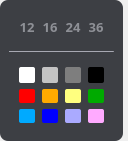
<?xml version="1.0" encoding="UTF-8"?>
<ui version="4.0">
 <class>STWBTextStylePanelClass</class>
 <widget class="QDialog" name="STWBTextStylePanelClass">
  <property name="geometry">
   <rect>
    <x>0</x>
    <y>0</y>
    <width>128</width>
    <height>141</height>
   </rect>
  </property>
  <property name="windowTitle">
   <string>STWBTextStylePanel</string>
  </property>
  <property name="styleSheet">
   <string notr="true"/>
  </property>
  <layout class="QHBoxLayout" name="horizontalLayout_2">
   <property name="spacing">
    <number>0</number>
   </property>
   <property name="leftMargin">
    <number>0</number>
   </property>
   <property name="topMargin">
    <number>0</number>
   </property>
   <property name="rightMargin">
    <number>0</number>
   </property>
   <property name="bottomMargin">
    <number>0</number>
   </property>
   <item>
    <widget class="QWidget" name="widMain" native="true">
     <property name="styleSheet">
      <string notr="true">QWidget#widMain{background-color:rgb(61,63,68);border-radius:8px;}</string>
     </property>
     <layout class="QVBoxLayout" name="verticalLayout_2">
      <item>
       <widget class="QWidget" name="widget" native="true">
        <layout class="QHBoxLayout" name="horizontalLayout">
         <item>
          <widget class="QPushButton" name="pb1">
           <property name="minimumSize">
            <size>
             <width>16</width>
             <height>16</height>
            </size>
           </property>
           <property name="maximumSize">
            <size>
             <width>16</width>
             <height>16</height>
            </size>
           </property>
           <property name="font">
            <font>
             <family>微软雅黑</family>
             <pointsize>10</pointsize>
             <weight>75</weight>
             <bold>true</bold>
            </font>
           </property>
           <property name="styleSheet">
            <string notr="true">
color: #8e9096;
border:0px;</string>
           </property>
           <property name="text">
            <string>12</string>
           </property>
           <property name="flat">
            <bool>true</bool>
           </property>
          </widget>
         </item>
         <item>
          <widget class="QPushButton" name="pb2">
           <property name="minimumSize">
            <size>
             <width>16</width>
             <height>16</height>
            </size>
           </property>
           <property name="maximumSize">
            <size>
             <width>16</width>
             <height>16</height>
            </size>
           </property>
           <property name="font">
            <font>
             <family>微软雅黑</family>
             <pointsize>10</pointsize>
             <weight>75</weight>
             <bold>true</bold>
            </font>
           </property>
           <property name="styleSheet">
            <string notr="true">
color: #8e9096;
border:0px;</string>
           </property>
           <property name="text">
            <string>16</string>
           </property>
           <property name="flat">
            <bool>true</bool>
           </property>
          </widget>
         </item>
         <item>
          <widget class="QPushButton" name="pb3">
           <property name="minimumSize">
            <size>
             <width>16</width>
             <height>16</height>
            </size>
           </property>
           <property name="maximumSize">
            <size>
             <width>16</width>
             <height>16</height>
            </size>
           </property>
           <property name="font">
            <font>
             <family>微软雅黑</family>
             <pointsize>10</pointsize>
             <weight>75</weight>
             <bold>true</bold>
            </font>
           </property>
           <property name="styleSheet">
            <string notr="true">
color: #8e9096;
border:0px;</string>
           </property>
           <property name="text">
            <string>24</string>
           </property>
           <property name="flat">
            <bool>true</bool>
           </property>
          </widget>
         </item>
         <item>
          <widget class="QPushButton" name="pb4">
           <property name="minimumSize">
            <size>
             <width>16</width>
             <height>16</height>
            </size>
           </property>
           <property name="maximumSize">
            <size>
             <width>16</width>
             <height>16</height>
            </size>
           </property>
           <property name="font">
            <font>
             <family>微软雅黑</family>
             <pointsize>10</pointsize>
             <weight>75</weight>
             <bold>true</bold>
            </font>
           </property>
           <property name="styleSheet">
            <string notr="true">
color: #8e9096;
border:0px;</string>
           </property>
           <property name="text">
            <string>36</string>
           </property>
           <property name="flat">
            <bool>true</bool>
           </property>
          </widget>
         </item>
        </layout>
       </widget>
      </item>
      <item>
       <widget class="Line" name="line">
        <property name="minimumSize">
         <size>
          <width>0</width>
          <height>1</height>
         </size>
        </property>
        <property name="maximumSize">
         <size>
          <width>16777215</width>
          <height>1</height>
         </size>
        </property>
        <property name="styleSheet">
         <string notr="true">background-color: rgb(145, 146, 155);</string>
        </property>
        <property name="frameShadow">
         <enum>QFrame::Sunken</enum>
        </property>
        <property name="orientation">
         <enum>Qt::Horizontal</enum>
        </property>
       </widget>
      </item>
      <item>
       <widget class="QWidget" name="widget_2" native="true">
        <layout class="QGridLayout" name="gridLayout" rowstretch="0,0,0" columnstretch="0,0,0,0">
         <item row="0" column="1">
          <widget class="QLabel" name="lblLightgray">
           <property name="minimumSize">
            <size>
             <width>16</width>
             <height>16</height>
            </size>
           </property>
           <property name="maximumSize">
            <size>
             <width>16</width>
             <height>16</height>
            </size>
           </property>
           <property name="styleSheet">
            <string notr="true">background-color: rgb(195, 195, 195);
border-radius:2px;</string>
           </property>
           <property name="text">
            <string/>
           </property>
          </widget>
         </item>
         <item row="1" column="1">
          <widget class="QLabel" name="lblOrange">
           <property name="maximumSize">
            <size>
             <width>16</width>
             <height>16</height>
            </size>
           </property>
           <property name="styleSheet">
            <string notr="true">background-color: rgb(255, 170, 0);
border-radius:2px;</string>
           </property>
           <property name="text">
            <string/>
           </property>
          </widget>
         </item>
         <item row="1" column="0">
          <widget class="QLabel" name="lblRed">
           <property name="maximumSize">
            <size>
             <width>16</width>
             <height>16</height>
            </size>
           </property>
           <property name="styleSheet">
            <string notr="true">background-color: rgb(255, 0, 0);
border-radius:2px;</string>
           </property>
           <property name="text">
            <string/>
           </property>
          </widget>
         </item>
         <item row="0" column="2">
          <widget class="QLabel" name="lblGray">
           <property name="minimumSize">
            <size>
             <width>16</width>
             <height>16</height>
            </size>
           </property>
           <property name="maximumSize">
            <size>
             <width>16</width>
             <height>16</height>
            </size>
           </property>
           <property name="styleSheet">
            <string notr="true">background-color: rgb(126, 126, 126);
border-radius:2px;</string>
           </property>
           <property name="text">
            <string/>
           </property>
          </widget>
         </item>
         <item row="0" column="3">
          <widget class="QLabel" name="lblBlack">
           <property name="minimumSize">
            <size>
             <width>16</width>
             <height>16</height>
            </size>
           </property>
           <property name="maximumSize">
            <size>
             <width>16</width>
             <height>16</height>
            </size>
           </property>
           <property name="styleSheet">
            <string notr="true">background-color: rgb(0, 0, 0);
border-radius:2px;</string>
           </property>
           <property name="text">
            <string/>
           </property>
          </widget>
         </item>
         <item row="2" column="1">
          <widget class="QLabel" name="lblBlue">
           <property name="maximumSize">
            <size>
             <width>16</width>
             <height>16</height>
            </size>
           </property>
           <property name="styleSheet">
            <string notr="true">background-color: rgb(0, 0, 255);
border-radius:2px;</string>
           </property>
           <property name="text">
            <string/>
           </property>
          </widget>
         </item>
         <item row="2" column="0">
          <widget class="QLabel" name="lblSkyblue">
           <property name="maximumSize">
            <size>
             <width>16</width>
             <height>16</height>
            </size>
           </property>
           <property name="styleSheet">
            <string notr="true">background-color: rgb(0, 170, 255);
border-radius:2px;</string>
           </property>
           <property name="text">
            <string/>
           </property>
          </widget>
         </item>
         <item row="0" column="0">
          <widget class="QLabel" name="lblWhite">
           <property name="maximumSize">
            <size>
             <width>16</width>
             <height>16</height>
            </size>
           </property>
           <property name="styleSheet">
            <string notr="true">background-color: rgb(255, 255, 255);
border-radius:2px;</string>
           </property>
           <property name="text">
            <string/>
           </property>
          </widget>
         </item>
         <item row="1" column="2">
          <widget class="QLabel" name="lblYellow">
           <property name="maximumSize">
            <size>
             <width>16</width>
             <height>16</height>
            </size>
           </property>
           <property name="styleSheet">
            <string notr="true">background-color: rgb(255, 255, 127);
border-radius:2px;</string>
           </property>
           <property name="text">
            <string/>
           </property>
          </widget>
         </item>
         <item row="1" column="3">
          <widget class="QLabel" name="lblGreen">
           <property name="maximumSize">
            <size>
             <width>16</width>
             <height>16</height>
            </size>
           </property>
           <property name="styleSheet">
            <string notr="true">background-color: rgb(0, 170, 0);
border-radius:2px;</string>
           </property>
           <property name="text">
            <string/>
           </property>
          </widget>
         </item>
         <item row="2" column="2">
          <widget class="QLabel" name="lblPurple">
           <property name="maximumSize">
            <size>
             <width>16</width>
             <height>16</height>
            </size>
           </property>
           <property name="styleSheet">
            <string notr="true">background-color: rgb(170, 170, 255);
border-radius:2px;</string>
           </property>
           <property name="text">
            <string/>
           </property>
          </widget>
         </item>
         <item row="2" column="3">
          <widget class="QLabel" name="lblPink">
           <property name="maximumSize">
            <size>
             <width>16</width>
             <height>16</height>
            </size>
           </property>
           <property name="styleSheet">
            <string notr="true">background-color: rgb(255, 170, 255);
border-radius:2px;</string>
           </property>
           <property name="text">
            <string/>
           </property>
          </widget>
         </item>
        </layout>
       </widget>
      </item>
     </layout>
    </widget>
   </item>
   <item>
    <widget class="QWidget" name="widSplit" native="true">
     <property name="maximumSize">
      <size>
       <width>5</width>
       <height>16777215</height>
      </size>
     </property>
    </widget>
   </item>
  </layout>
 </widget>
 <resources/>
 <connections/>
</ui>
